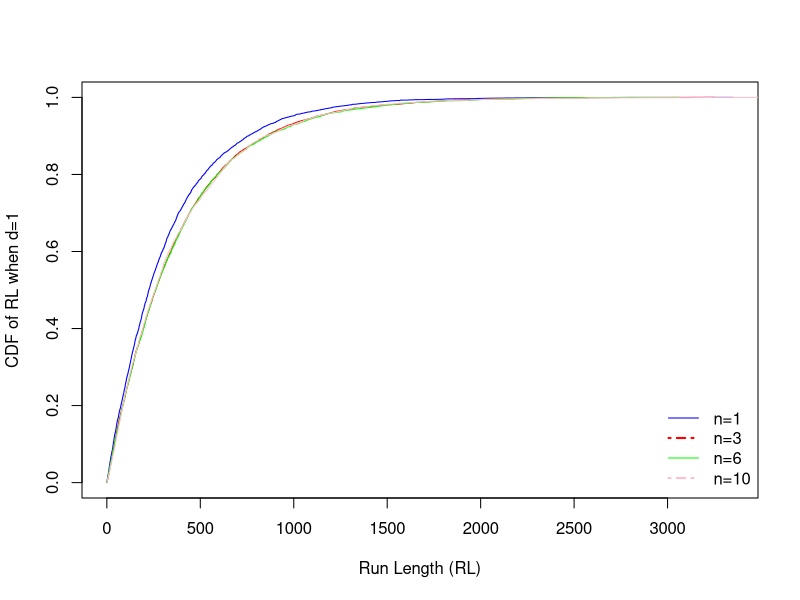

Write the R code that produced this figure.
L1 =0.0099; L2 =5.0294; n =1; alpha = .0027; del=1#shift
sg2 = del*0.009369711^2; lcl = L1*0.009369711^2; ucl = L2*0.009369711^2; 
p = rl1 =c()

for (j in 1:10000) {
  for (i in 1:10000) {
    r = 1/sqrt(rgamma(n, 1.5, scale = 2*sg2))#Inverse Maxwell Random Number  
    p[i] = sum(r^-2)/(3*n)
    if (lcl > p[i] | ucl < p[i]) 
    {
      rl1[j] = i
      print(cbind(length(rl1),rl1[j],mean(rl1), sqrt(var(rl1)),median(rl1)))
      break
    }
    else
    {
      rl1[j] = 100000
    }
    
  }
  
}

mean(rl1)# ARL
sqrt(var(rl1))
median(rl1)
quantile(rl1, probs = c(10, 25, 50, 75, 90)/100)


L1 =0.1380; L2 =3.0101; n =3; alpha = .0027; del=1#shift
sg2 = del*0.009369711^2; lcl = L1*0.009369711^2; ucl = L2*0.009369711^2; 
p = rl2 =c()

for (j in 1:10000) {
  for (i in 1:10000) {
    r = 1/sqrt(rgamma(n, 1.5, scale = 2*sg2))#Inverse Maxwell Random Number  
    p[i] = sum(r^-2)/(3*n)
    if (lcl > p[i] | ucl < p[i]) 
    {
      rl2[j] = i
      print(cbind(length(rl2),rl2[j],mean(rl2), sqrt(var(rl2)),median(rl2)))
      break
    }
    else
    {
      rl2[j] = 100000
    }
    
  }
  
}

mean(rl2)# ARL
sqrt(var(rl2))
median(rl2)
quantile(rl2, probs = c(10, 25, 50, 75, 90)/100)


L1 =0.2848; L2 =2.2987; n =6; alpha = .0027; del=1#shift
sg2 = del*0.009369711^2; lcl = L1*0.009369711^2; ucl = L2*0.009369711^2; 
p = rl3 =c()

for (j in 1:10000) {
  for (i in 1:10000) {
    r = 1/sqrt(rgamma(n, 1.5, scale = 2*sg2))#Inverse Maxwell Random Number  
    p[i] = sum(r^-2)/(3*n)
    if (lcl > p[i] | ucl < p[i]) 
    {
      rl3[j] = i
      print(cbind(length(rl3),rl3[j],mean(rl3), sqrt(var(rl3)),median(rl3)))
      break
    }
    else
    {
      rl3[j] = 100000
    }
    
  }
  
}

mean(rl3)# ARL
sqrt(var(rl3))
median(rl3)
quantile(rl3, probs = c(10, 25, 50, 75, 90)/100)



L1 =0.3984; L2 =1.9538; n =10; alpha = .0027; del=1#shift
sg2 = del*0.009369711^2; lcl = L1*0.009369711^2; ucl = L2*0.009369711^2; 
p = rl4 =c()

for (j in 1:10000) {
  for (i in 1:10000) {
    r = 1/sqrt(rgamma(n, 1.5, scale = 2*sg2))#Inverse Maxwell Random Number  
    p[i] = sum(r^-2)/(3*n)
    if (lcl > p[i] | ucl < p[i]) 
    {
      rl4[j] = i
      print(cbind(length(rl4),rl4[j],mean(rl4), sqrt(var(rl4)),median(rl4)))
      break
    }
    else
    {
      rl4[j] = 100000
    }
    
  }
  
}

mean(rl4)# ARL
sqrt(var(rl4))
median(rl4)
quantile(rl4, probs = c(10, 25, 50, 75, 90)/100)




plot(sort(rl1), cumsum(rl1)/sum(rl1), type = "l",
     xlab = "Run Length (RL)",
     ylab = "CDF of RL when d=1",
     col = "blue")
lines(sort(rl2), cumsum(rl2)/sum(rl2), type = "l",col="red")
lines(sort(rl3), cumsum(rl3)/sum(rl3), type = "l",col="green")
lines(sort(rl4), cumsum(rl4)/sum(rl4), type = "l",col="pink")
 legend("bottomright", c(expression("n=1"),
               expression("n=3"),
              expression("n=6"),
              expression("n=10")),
       col=c("blue","red","green", "pink"),
       lwd=c(1,2,1,2),lty=c(1,4,1,4),
       bty = "n", cex = 1)